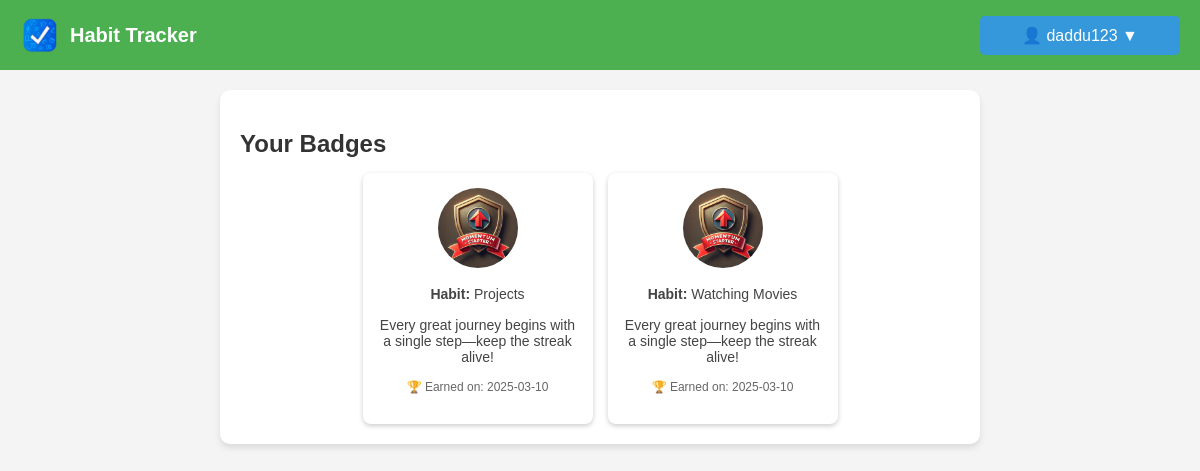
The app's page /badges (signed in), older data.
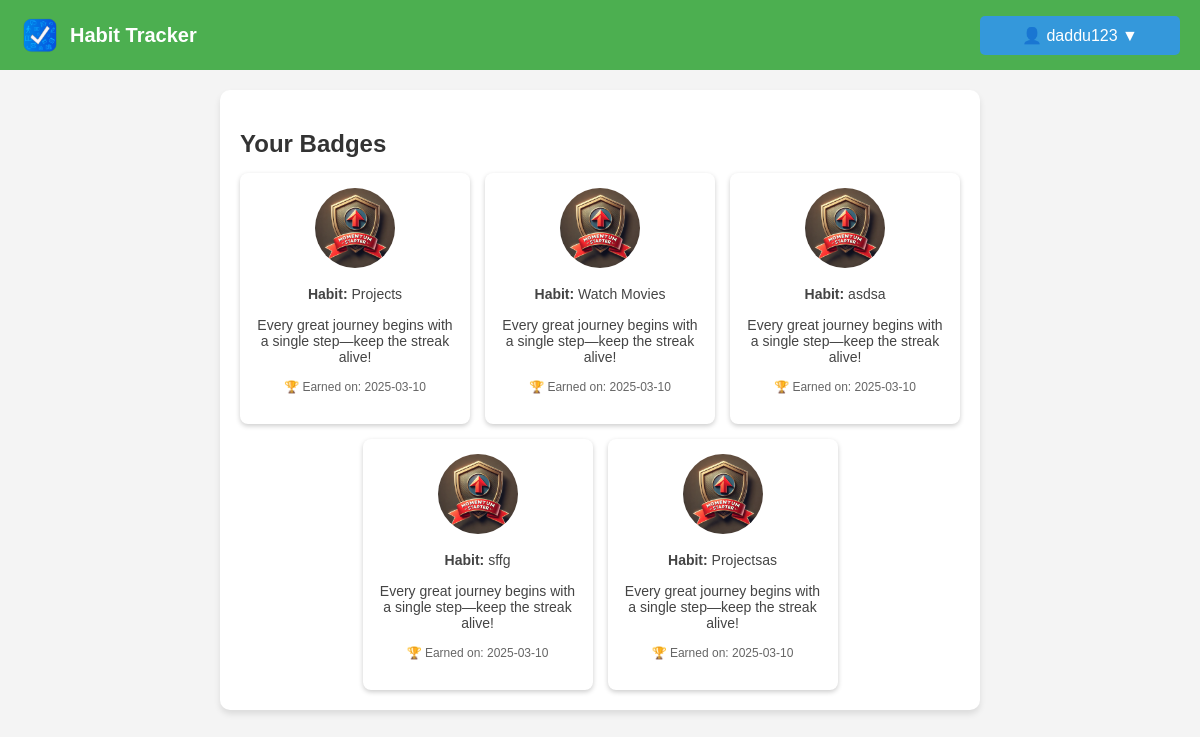
The same page, newer data.
### models.py (models this page shows, shortened)
class UserBadge(db.Model):
    id = db.Column(db.Integer, primary_key=True)
    user_id = db.Column(db.Integer, db.ForeignKey('user.id'), nullable=False)
    habit_id = db.Column(db.Integer, db.ForeignKey('activity.id'), nullable=False)
    habit_name = db.Column(db.String(100))  # New column to store habit name
    badge_id = db.Column(db.Integer, db.ForeignKey('badge.id'), nullable=False)
    awarded_at = db.Column(db.DateTime, default=datetime.utcnow)
    user = db.relationship('User', backref=db.backref('earned_badges', lazy=True))
    badge = db.relationship('Badge', backref=db.backref('awarded_to', lazy=True))

class Badge(db.Model):
    id = db.Column(db.Integer, primary_key=True)
    name = db.Column(db.String(100), nullable=False, unique=True)  # Badge name
    description = db.Column(db.Text, nullable=True)  # Description
    streak_required = db.Column(db.Integer, nullable=False)  # Streak condition
    created_at = db.Column(db.DateTime, default=datetime.utcnow)
    image_filename = db.Column(db.String(255), nullable=False)

class Activity(db.Model):
    id = db.Column(db.Integer, primary_key=True)
    name = db.Column(db.String(120), nullable=False)
    user_id = db.Column(db.Integer, db.ForeignKey('user.id'), nullable=False)
    streak = db.Column(db.Integer, default=0)
    last_completed = db.Column(db.DateTime, default=None)

### routes.py (the view)
@main_bp.route('/badges')
def badges():
    if 'user_id' not in session:
        flash("You need to log in first.", "danger")
        return redirect(url_for('main.login'))
    user_id = session['user_id']
    user_badges = UserBadge.query.filter_by(user_id=user_id).all()
    for badge in user_badges:
        badge.badge.name_escaped = json.dumps(badge.badge.name)
        badge.badge.description_escaped = json.dumps(badge.badge.description)
        badge.habit = Activity.query.get(badge.habit_id)
    return render_template('badges.html', username=session['username'], badges=user_badges)

### templates/badges.html (shortened to what this page needs)
<!DOCTYPE html>
<html lang="en">
  <head>
    <link
      rel="stylesheet"
      href="{{ url_for('static', filename='styles.css') }}"
    />
  </head>
  <body>
    <nav class="navbar">
      <div class="logo">
        <img
          src="{{ url_for('static', filename='logo.png') }}"
          alt="Habit Tracker Logo"
        />
        <span class="app-name">Habit Tracker</span>
      </div>
      <div class="nav-buttons">
        <div class="dropdown">
          <button class="dropbtn">👤 {{ session['username'] }} ▼</button>
        </div>
      </div>
    </nav>
    <div class="container">
      <h2>Your Badges</h2>
      {% if badges %}
      <div class="badge-grid">
        {% for badge in badges %}
        <div
          class="badge-card"
          onclick="openBadgeModal(
            '{{ badge.badge.name }}',
            '{{ badge.badge.description }}',
            '{{ url_for('static', filename='badges/' + badge.badge.image_filename) }}',
            '{% if badge.habit %}{{ badge.habit.name }}{% else %}{{ badge.habit_name }}{% endif %}'
          )"
        >
          <img
            src="{{ url_for('static', filename='badges/' + badge.badge.image_filename) }}"
            alt="{{ badge.badge.name }}"
            title="{{ badge.badge.name }}"
            class="badge-img"
          />
          <p>
            <strong>Habit:</strong> {% if badge.habit %} {{ badge.habit.name }}
            {% else %} {{ badge.habit_name }}
            {% endif %}
          </p>
          <p>{{ badge.badge.description }}</p>
          <p class="badge-earned">
            🏆 Earned on: {{ badge.awarded_at.strftime('%Y-%m-%d') }}
          </p>
        </div>
        {% endfor %}
      </div>
      {% else %}
      <p>
        No badges earned yet. Keep tracking your habits to unlock achievements!
      </p>
      {% endif %}
    </div>
  </body>
</html>

### static/styles.css (style rules this page uses)
body { margin: 0; padding: 0; font-family: Arial, sans-serif; background-color: #f4f4f4; }
.navbar { display: flex; justify-content: space-between; align-items: center; background-color: #4CAF50; padding: 15px 20px; color: white; }
.logo { display: flex; align-items: center; }
.logo img { width: 40px; height: 40px; margin-right: 10px; }
.app-name { font-size: 20px; font-weight: bold; }
.dropbtn { background-color: #3498db; color: white; padding: 10px 16px; font-size: 16px; border: none; cursor: pointer; border-radius: 5px; }
.dropdown { position: relative; display: inline-block; }
.container { width: 60%; margin: 20px auto; padding: 20px; background: white; box-shadow: 0px 4px 6px rgba(0, 0, 0, 0.1); border-radius: 10px; }
h2 { color: #333; margin-bottom: 15px; }
button { padding: 8px 12px; width: 200px; border: none; border-radius: 5px; font-size: 14px; cursor: pointer; transition: 0.3s ease-in-out; }
p { font-size: 14px; color: #444; margin-bottom: 15px; }
.badge-earned { font-size: 12px; color: #666; }
.badge-grid { display: flex; flex-wrap: wrap; gap: 15px; justify-content: center; }
.badge-card { background: #fff; padding: 15px; border-radius: 8px; box-shadow: 0 2px 5px rgba(0, 0, 0, 0.2); text-align: center; width: 200px; cursor: pointer; transition: transform 0.2s; }
.badge-img { width: 80px; height: 80px; border-radius: 50%; }

Row changes from the older to the newer data that the page shows:
changed UserBadge: habit_name (not shown) → "Watch Movies"; habit.name "Watching Movies" → (not shown)
added UserBadge: image_filename (picture), habit_name "asdsa", badge.description "Every great journey begins with a single step—keep the streak alive!", awarded_at "2025-03-10"
added UserBadge: image_filename (picture), habit.name "sffg", badge.description "Every great journey begins with a single step—keep the streak alive!", awarded_at "2025-03-10"
added UserBadge: image_filename (picture), habit.name "Projectsas", badge.description "Every great journey begins with a single step—keep the streak alive!", awarded_at "2025-03-10"
